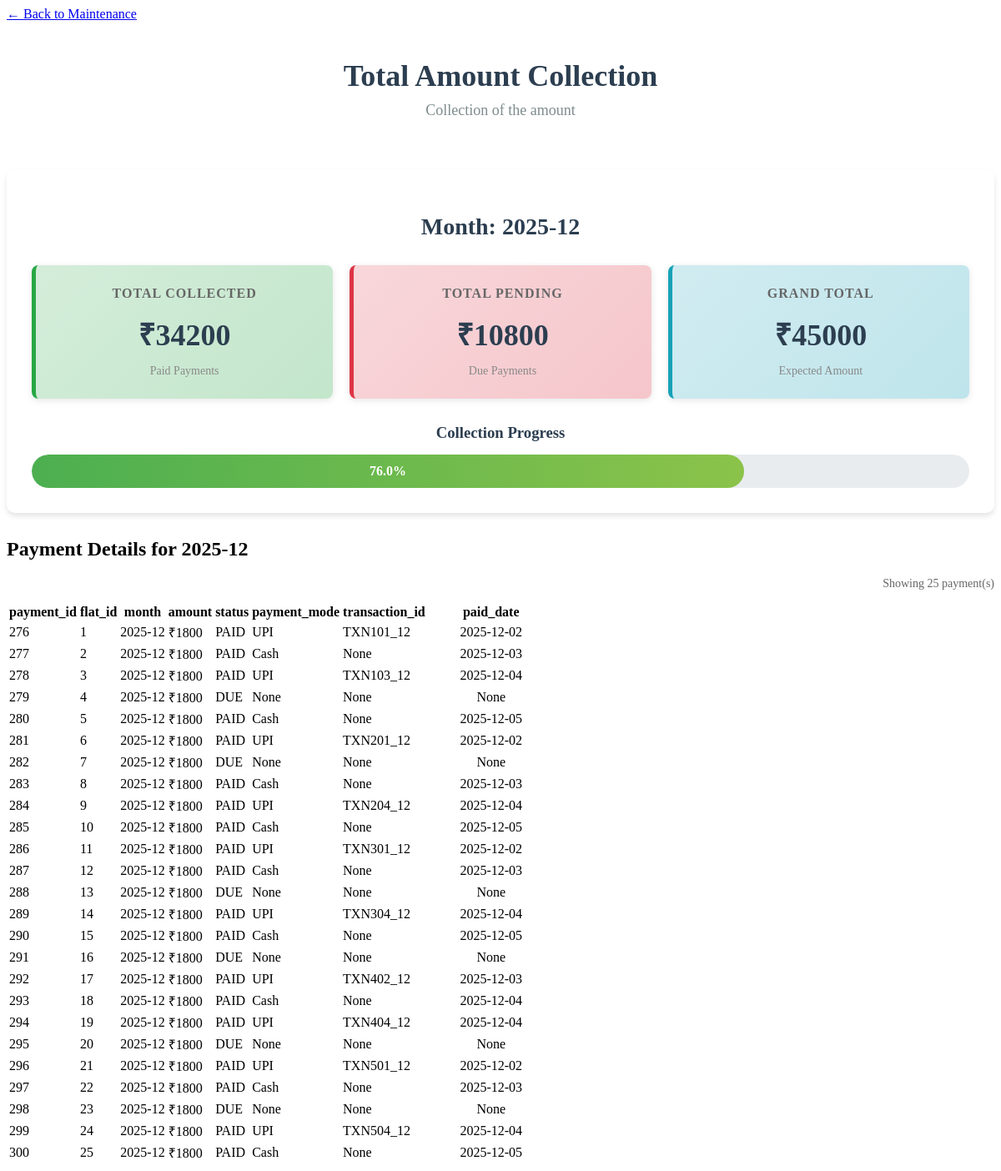
The app's page /total/amount, older data.
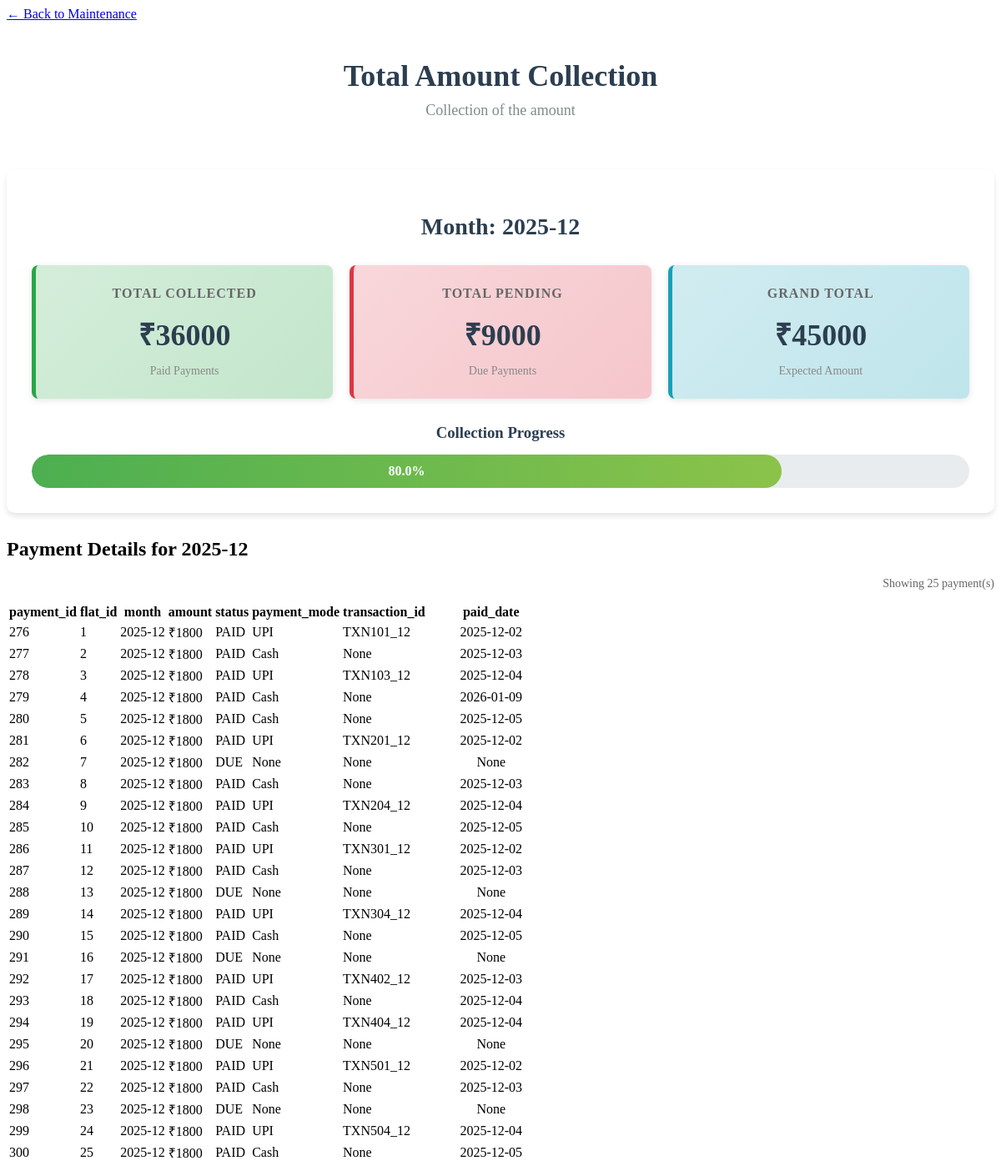
The same page, newer data.
### tables this page shows
CREATE TABLE payments (
    payment_id INTEGER PRIMARY KEY AUTOINCREMENT,
    flat_id INTEGER,
    month TEXT,    
    amount INTEGER,
    status TEXT,   
    payment_mode TEXT,  
    transaction_id TEXT,
    paid_date TEXT,
    FOREIGN KEY(flat_id) REFERENCES flats(flat_id));

### app.py (the view)
@app.route("/total/amount", methods=['GET'])
def get_total_amount():
    conn = db_connection()
    cursor = conn.cursor()
    cursor.execute('SELECT month FROM payments ORDER BY month DESC LIMIT 1')
    recent_month_row = cursor.fetchone()
    if not recent_month_row:
        conn.close()
        return render_template("total_amount.html", recent_month=None, total_collected=0, total_due=0, grand_total=0, flats=[])
    recent_month = recent_month_row['month']
    cursor.execute('SELECT * FROM payments WHERE month = ? ORDER BY flat_id', (recent_month,))
    flats = cursor.fetchall()
    cursor.execute('''
        SELECT
            SUM(CASE WHEN status = 'PAID' THEN amount ELSE 0 END) as collected,
            SUM(CASE WHEN status = 'DUE' THEN amount ELSE 0 END) as due,
            SUM(amount) as total
        FROM payments
        WHERE month = ?
    ''', (recent_month,))
    totals = cursor.fetchone()
    conn.close()
    return render_template("total_amount.html",
                         recent_month=recent_month,
                         total_collected=totals['collected'] or 0,
                         total_due=totals['due'] or 0,
                         grand_total=totals['total'] or 0,
                         flats=flats)

### app.py (called while the page is built)
def db_connection():
    conn = sqlite3.connect(database)
    conn.row_factory = sqlite3.Row
    return conn

### templates/total_amount.html (shortened to what this page needs)
<!DOCTYPE html>
<html lang="en">
<head>
    <link rel="stylesheet" href="{{ url_for('static', filename='css/style.css') }}">
</head>
<body>
    <div class="container">
        <a href="/maintenance" class="back-button">← Back to Maintenance</a>
        <div class="page-header">
                     <h1>Total Amount Collection</h1>
                    <p class="subtitle">Collection of the amount</p>
                </div>
        {% if recent_month %}
        <div class="summary-container">
            <h2>Month: {{ recent_month }}</h2>
            <div class="summary-cards">
                <div class="summary-card collected">
                    <h3>Total Collected</h3>
                    <p class="amount">₹{{ total_collected }}</p>
                    <span class="label">Paid Payments</span>
                </div>
                <div class="summary-card pending">
                    <h3>Total Pending</h3>
                    <p class="amount">₹{{ total_due }}</p>
                    <span class="label">Due Payments</span>
                </div>
                <div class="summary-card total">
                    <h3>Grand Total</h3>
                    <p class="amount">₹{{ grand_total }}</p>
                    <span class="label">Expected Amount</span>
                </div>
            </div>
            <div class="progress-container">
                <h3>Collection Progress</h3>
                <div class="progress-bar">
                    <div class="progress-fill" style="width: {{ (total_collected / grand_total * 100) if grand_total > 0 else 0 }}%">
                        {{ "%.1f"|format((total_collected / grand_total * 100) if grand_total > 0 else 0) }}%
                    </div>
                </div>
            </div>
        </div>
        <h2>Payment Details for {{ recent_month }}</h2>
        <div class="table-info">
            <p>Showing {{ flats|length }} payment(s)</p>
        </div>
        <table>
            <thead>
                <tr>
                    {% for column in flats[0].keys() %}
                    <th>{{ column }}</th>
                    {% endfor %}
                </tr>
            </thead>
            <tbody>
                {% for row in flats %}
                <tr>
                    {% for key in row.keys() %}
                        {% if key == 'status' %}
                            <td>
                                {% if row[key] == 'PAID' %}
                                    <span class="status-paid">{{ row[key] }}</span>
                                {% else %}
                                    <span class="status-due">{{ row[key] }}</span>
                                {% endif %}
                            </td>
                        {% elif key == 'amount' %}
                            <td>₹{{ row[key] }}</td>
                        {% else %}
                            <td>{{ row[key] }}</td>
                        {% endif %}
                    {% endfor %}
                </tr>
                {% endfor %}
            </tbody>
        </table>
        {% else %}
        <p class="no-data-message">No payment data available.</p>
        {% endif %}
    </div>
</body>
</html>

### static/css/style.css (style rules this page uses)
.table-info { text-align: right; margin: 10px 0; color: #666; font-size: 14px; }
table th:last-child, table td:last-child { text-align: center; width: 150px; }
.summary-container { background-color: white; padding: 30px; border-radius: 10px; box-shadow: 0 4px 6px rgba(0,0,0,0.1); margin: 30px 0; }
.summary-container h2 { text-align: center; color: #2c3e50; margin-bottom: 30px; font-size: 28px; }
.summary-cards { display: grid; grid-template-columns: repeat(auto-fit, minmax(250px, 1fr)); gap: 20px; margin-bottom: 30px; }
.summary-card { padding: 25px; border-radius: 8px; text-align: center; box-shadow: 0 2px 8px rgba(0,0,0,0.1); transition: transform 0.3s ease; }
.summary-card.collected { background: linear-gradient(135deg, #d4edda 0%, #c3e6cb 100%); border-left: 5px solid #28a745; }
.summary-card.pending { background: linear-gradient(135deg, #f8d7da 0%, #f5c6cb 100%); border-left: 5px solid #dc3545; }
.summary-card.total { background: linear-gradient(135deg, #d1ecf1 0%, #bee5eb 100%); border-left: 5px solid #17a2b8; }
.summary-card h3 { margin: 0 0 15px 0; font-size: 16px; color: #666; text-transform: uppercase; letter-spacing: 1px; }
.summary-card .amount { font-size: 36px; font-weight: bold; margin: 10px 0; color: #2c3e50; }
.summary-card .label { font-size: 14px; color: #888; }
.progress-container { margin-top: 30px; }
.progress-container h3 { text-align: center; margin-bottom: 15px; color: #2c3e50; }
.progress-bar { width: 100%; height: 40px; background-color: #e9ecef; border-radius: 20px; overflow: hidden; position: relative; }
.progress-fill { height: 100%; background: linear-gradient(90deg, #4CAF50 0%, #8BC34A 100%); display: flex; align-items: center; justify-content: center; color: white; font-weight: bold; font-size: 16px; transition: width 0.5s ease; border-radius: 20px; }
.page-header { text-align: center; margin-bottom: 40px; padding: 20px; }
.page-header h1 { font-size: 36px; color: #2c3e50; margin-bottom: 10px; }
.page-header .subtitle { font-size: 18px; color: #7f8c8d; margin: 0; }

Row changes from the older to the newer data that the page shows:
changed payments id 279: status "DUE" → "PAID" (drawn)
Text that changed along with them:
{{ total_collected }}: "34200" → "36000"
{{ total_due }}: "10800" → "9000"
{{ (total_collected / grand_total * 100) if grand_total > 0 else 0 }}: 76.0 → 80.0 (drawn)
text no longer shown: "76.0"
text now shown: "80.0"
new list line: "PAID"
new list line: "Cash"
new list line: "2026-01-09"
list line gone: "DUE"
list line gone: "None"
